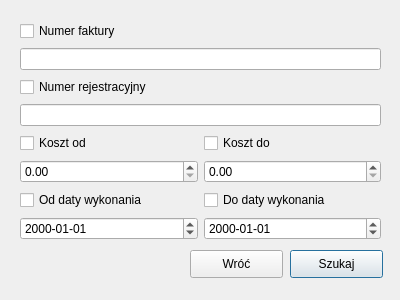
<?xml version="1.0" encoding="UTF-8"?>
<ui version="4.0">
 <class>szukajNaprawy</class>
 <widget class="QDialog" name="szukajNaprawy">
  <property name="geometry">
   <rect>
    <x>0</x>
    <y>0</y>
    <width>400</width>
    <height>300</height>
   </rect>
  </property>
  <property name="windowTitle">
   <string>Dialog</string>
  </property>
  <widget class="QPushButton" name="szukajButton">
   <property name="geometry">
    <rect>
     <x>290</x>
     <y>250</y>
     <width>93</width>
     <height>28</height>
    </rect>
   </property>
   <property name="text">
    <string>Szukaj</string>
   </property>
  </widget>
  <widget class="QPushButton" name="wrocButton">
   <property name="geometry">
    <rect>
     <x>190</x>
     <y>250</y>
     <width>93</width>
     <height>28</height>
    </rect>
   </property>
   <property name="text">
    <string>Wróć</string>
   </property>
  </widget>
  <widget class="QWidget" name="gridLayoutWidget">
   <property name="geometry">
    <rect>
     <x>20</x>
     <y>20</y>
     <width>361</width>
     <height>221</height>
    </rect>
   </property>
   <layout class="QGridLayout" name="gridLayout">
    <item row="3" column="0" colspan="2">
     <widget class="QLineEdit" name="numerRejLE"/>
    </item>
    <item row="6" column="0">
     <widget class="QCheckBox" name="odDataCB">
      <property name="text">
       <string>Od daty wykonania</string>
      </property>
     </widget>
    </item>
    <item row="4" column="0">
     <widget class="QCheckBox" name="odKosztCB">
      <property name="text">
       <string>Koszt od</string>
      </property>
     </widget>
    </item>
    <item row="5" column="1">
     <widget class="QDoubleSpinBox" name="doKosztDoubleSpinBox">
      <property name="prefix">
       <string notr="true"/>
      </property>
      <property name="suffix">
       <string notr="true"/>
      </property>
      <property name="maximum">
       <double>999999.989999999990687</double>
      </property>
      <property name="singleStep">
       <double>1.000000000000000</double>
      </property>
     </widget>
    </item>
    <item row="5" column="0">
     <widget class="QDoubleSpinBox" name="odKosztDoubleSpinBox">
      <property name="prefix">
       <string notr="true"/>
      </property>
      <property name="suffix">
       <string notr="true"/>
      </property>
      <property name="maximum">
       <double>999999.989999999990687</double>
      </property>
      <property name="singleStep">
       <double>1.000000000000000</double>
      </property>
     </widget>
    </item>
    <item row="4" column="1">
     <widget class="QCheckBox" name="doKosztCB">
      <property name="text">
       <string>Koszt do</string>
      </property>
     </widget>
    </item>
    <item row="6" column="1">
     <widget class="QCheckBox" name="doDataCB">
      <property name="text">
       <string>Do daty wykonania</string>
      </property>
     </widget>
    </item>
    <item row="0" column="0" colspan="2">
     <widget class="QCheckBox" name="numerFakCB">
      <property name="text">
       <string>Numer faktury</string>
      </property>
     </widget>
    </item>
    <item row="1" column="0" colspan="2">
     <widget class="QLineEdit" name="numerFakLE"/>
    </item>
    <item row="2" column="0" colspan="2">
     <widget class="QCheckBox" name="numerRejCB">
      <property name="text">
       <string>Numer rejestracyjny</string>
      </property>
     </widget>
    </item>
    <item row="7" column="0">
     <widget class="QDateEdit" name="odDataWykonaniaDateEdit">
      <property name="displayFormat">
       <string>yyyy-MM-dd</string>
      </property>
     </widget>
    </item>
    <item row="7" column="1">
     <widget class="QDateEdit" name="doDataWykonaniaDateEdit">
      <property name="displayFormat">
       <string>yyyy-MM-dd</string>
      </property>
     </widget>
    </item>
   </layout>
  </widget>
 </widget>
 <resources/>
 <connections/>
</ui>
